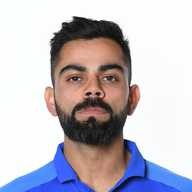
#> input picture TASK4/virat-kohli.jpg, 192 x 192 px
$ jupyter execute TASK4.3.ipynb
#> lines starting #> are read from the running program, lines starting #| are printed output that depends on the picture
[cell 1]
import numpy as np

[cell 2]
import cv2

[cell 3]
p1 = cv2.imread('virat-kohli.jpg')
#> p1 is the input picture: shape (192, 192, 3); mean B, G, R 196.1, 187.7, 192.5

[cell 4]
p2 = cv2.imread('ab-de-villiers.jpg')
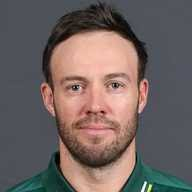
#> input picture TASK4/ab-de-villiers.jpg, 192 x 192 px
#> p2 is the input picture: shape (192, 192, 3); mean B, G, R 96.6, 99.1, 111.6

[cell 5]
p1=p1[0:180,40:180]
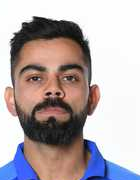
#> p1: shape (180, 140, 3); mean B, G, R 173.2, 170.9, 181.5

[cell 6]
p2=p2[0:180,40:180]
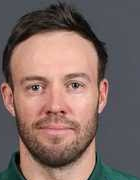
#> p2: shape (180, 140, 3); mean B, G, R 99.1, 104.5, 125.7

[cell 7]
cv2.imshow('p1',p1)
cv2.imshow('p2',p2)
cv2.waitKey()
cv2.destroyAllWindows()

[cell 8]
combine = np.hstack((p1,p2))
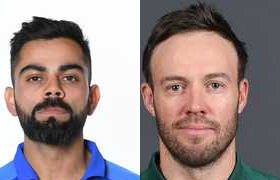
#> combine: shape (180, 280, 3); mean B, G, R 136.1, 137.7, 153.6
cv2.imshow("Collage", combine)
cv2.waitKey()
cv2.destroyAllWindows()
